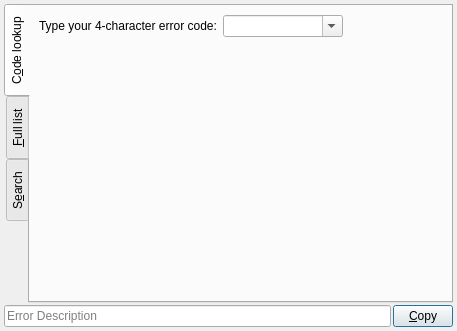
<?xml version="1.0" encoding="UTF-8"?>
<ui version="4.0">
 <class>UwxErrorCode</class>
 <widget class="QDialog" name="UwxErrorCode">
  <property name="geometry">
   <rect>
    <x>0</x>
    <y>0</y>
    <width>457</width>
    <height>331</height>
   </rect>
  </property>
  <property name="windowTitle">
   <string>Error Code Lookup</string>
  </property>
  <layout class="QVBoxLayout" name="verticalLayout_3">
   <property name="spacing">
    <number>2</number>
   </property>
   <property name="leftMargin">
    <number>4</number>
   </property>
   <property name="topMargin">
    <number>4</number>
   </property>
   <property name="rightMargin">
    <number>4</number>
   </property>
   <property name="bottomMargin">
    <number>4</number>
   </property>
   <item>
    <widget class="QTabWidget" name="selector_Tab">
     <property name="tabPosition">
      <enum>QTabWidget::West</enum>
     </property>
     <property name="currentIndex">
      <number>0</number>
     </property>
     <property name="usesScrollButtons">
      <bool>true</bool>
     </property>
     <property name="documentMode">
      <bool>false</bool>
     </property>
     <widget class="QWidget" name="tab_Lookup">
      <attribute name="title">
       <string>C&amp;ode lookup</string>
      </attribute>
      <layout class="QGridLayout" name="gridLayout">
       <item row="0" column="0">
        <layout class="QVBoxLayout" name="verticalLayout_2">
         <item>
          <layout class="QHBoxLayout" name="horizontalLayout_2">
           <item>
            <widget class="QLabel" name="label">
             <property name="text">
              <string>Type your 4-character error code:</string>
             </property>
            </widget>
           </item>
           <item>
            <widget class="QComboBox" name="combo_Code">
             <property name="minimumSize">
              <size>
               <width>120</width>
               <height>0</height>
              </size>
             </property>
             <property name="editable">
              <bool>true</bool>
             </property>
            </widget>
           </item>
           <item>
            <spacer name="horizontalSpacer">
             <property name="orientation">
              <enum>Qt::Horizontal</enum>
             </property>
             <property name="sizeHint" stdset="0">
              <size>
               <width>40</width>
               <height>20</height>
              </size>
             </property>
            </spacer>
           </item>
          </layout>
         </item>
         <item>
          <spacer name="verticalSpacer">
           <property name="orientation">
            <enum>Qt::Vertical</enum>
           </property>
           <property name="sizeHint" stdset="0">
            <size>
             <width>20</width>
             <height>40</height>
            </size>
           </property>
          </spacer>
         </item>
        </layout>
       </item>
      </layout>
     </widget>
     <widget class="QWidget" name="tab_List">
      <attribute name="title">
       <string>&amp;Full list</string>
      </attribute>
      <layout class="QGridLayout" name="gridLayout_2">
       <item row="0" column="0">
        <layout class="QVBoxLayout" name="verticalLayout_4">
         <item>
          <widget class="QListWidget" name="list_Codes">
           <property name="editTriggers">
            <set>QAbstractItemView::EditKeyPressed</set>
           </property>
          </widget>
         </item>
        </layout>
       </item>
      </layout>
     </widget>
     <widget class="QWidget" name="tab_Search">
      <attribute name="title">
       <string>S&amp;earch</string>
      </attribute>
      <layout class="QGridLayout" name="gridLayout_3">
       <item row="0" column="0">
        <layout class="QVBoxLayout" name="verticalLayout">
         <property name="topMargin">
          <number>0</number>
         </property>
         <item>
          <layout class="QHBoxLayout" name="horizontalLayout">
           <property name="spacing">
            <number>2</number>
           </property>
           <item>
            <widget class="QLineEdit" name="edit_Search">
             <property name="placeholderText">
              <string>Enter part of error description...</string>
             </property>
            </widget>
           </item>
           <item>
            <widget class="QToolButton" name="btn_order">
             <property name="whatsThis">
              <string>Ascending/descending order</string>
             </property>
             <property name="text">
              <string>...</string>
             </property>
             <property name="arrowType">
              <enum>Qt::UpArrow</enum>
             </property>
            </widget>
           </item>
          </layout>
         </item>
         <item>
          <widget class="QListWidget" name="list_Search"/>
         </item>
        </layout>
       </item>
      </layout>
     </widget>
    </widget>
   </item>
   <item>
    <layout class="QHBoxLayout" name="horizontalLayout_3">
     <property name="spacing">
      <number>2</number>
     </property>
     <property name="topMargin">
      <number>0</number>
     </property>
     <item>
      <widget class="QLineEdit" name="edit_Result">
       <property name="readOnly">
        <bool>true</bool>
       </property>
       <property name="placeholderText">
        <string>Error Description</string>
       </property>
      </widget>
     </item>
     <item>
      <widget class="QPushButton" name="btn_Copy">
       <property name="maximumSize">
        <size>
         <width>60</width>
         <height>16777215</height>
        </size>
       </property>
       <property name="text">
        <string>&amp;Copy</string>
       </property>
      </widget>
     </item>
    </layout>
   </item>
   <item>
    <layout class="QHBoxLayout" name="StatusBarLayout"/>
   </item>
  </layout>
 </widget>
 <tabstops>
  <tabstop>selector_Tab</tabstop>
  <tabstop>combo_Code</tabstop>
  <tabstop>list_Codes</tabstop>
  <tabstop>edit_Search</tabstop>
  <tabstop>list_Search</tabstop>
  <tabstop>edit_Result</tabstop>
  <tabstop>btn_Copy</tabstop>
 </tabstops>
 <resources/>
 <connections/>
</ui>
